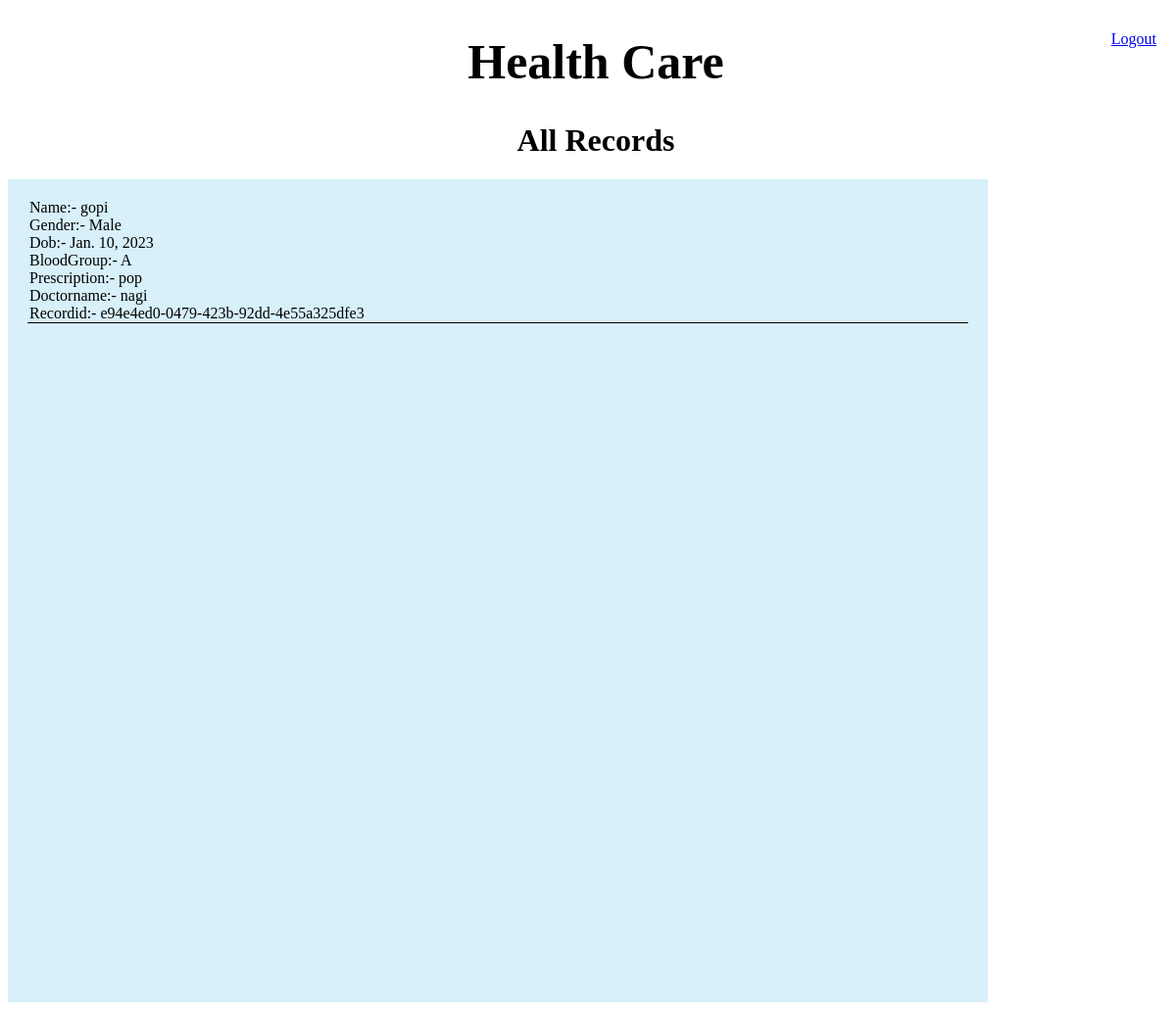
/userreports (signed in), run on the app's committed database.
### Management/models.py (models this page shows)
class Record(models.Model):
    patientname=models.ForeignKey(User,on_delete=models.CASCADE)
    gender=models.CharField(max_length=10)
    dob = models.DateField(max_length=8,null=True,blank=True)
    bloodgroup = models.CharField(max_length=14, blank=True, null=True)
    prescription=models.TextField()
    Doctorname=models.CharField(max_length=40)
    Record_id=models.UUIDField(max_length=8,default=uuid.uuid4)

class User(AbstractUser):
    email=models.EmailField(unique=True,null=True)
    bio=models.TextField(null=True,blank=True)
    gender=models.CharField(max_length=20,null=True)
    is_staff = models.BooleanField(default=False)
    is_paitent = models.BooleanField(default=False)
    Mobile=models.CharField(max_length=10,null=True,blank=True)
    dob = models.DateField(max_length=8,null=True,blank=True)
    bloodgroup = models.CharField(max_length=14, blank=True, null=True)
    address=models.TextField(blank=True, null=True)
    REQUIRED_FIELDS = []
    def __str__(self):
        return self.username

### Management/views.py (the view)
# urls.py: path("userreports",views.userreports,name="userreports")
def userreports(request):
    user=User.objects.get(username=request.user)
    print(request.user)
    records=Record.objects.filter(patientname=user)
    print(records)
    context={"reports":records}
    return render(request,"f2.html",context)

### templates/f2.html (shortened to what this page needs)
{% extends 'base.html' %}
{% block content %}
   <center> <h1> All Records</h1></center>
   <div id="all-reports">
        {% for i in reports %}
        <div id="ireport">
            <span>Name:- {{i.patientname}}</span><br>
            <span>Gender:- {{i.gender}}</span><br>
            <span>Dob:- {{i.dob}}</span><br>
            <span>BloodGroup:- {{i.bloodgroup}}</span><br>
            <span>Prescription:- {{i.prescription}}</span><br>
            <span>Doctorname:- {{i.Doctorname}}</span><br>
            <span>Recordid:- {{i.Record_id}}</span><br>
        </div>
        {% endfor %}
    </div>
{% endblock content%}

### templates/base.html (style rules this page uses)
body { width: 100%; height: 100%; background-image: url("https://i.pinimg.com/originals/21/54/cd/2154cd17b398cf202ab361615fe313af.jpg"); overflow: scroll; background-repeat:repeat-y; background-size: cover; }

### templates/f2.html (style rules this page uses)
#all-reports { width: 80%; height: 100vh; background-color: rgb(215, 240, 250); padding: 20px; }
#ireport { border-bottom: 1px black solid; }
span { margin: 2px; }

### data on the page
Record: patientname "gopi", gender "Male", dob "Jan. 10, 2023", bloodgroup "A", prescription "pop", Doctorname "nagi", Record_id "e94e4ed0-0479-423b-92dd-4e55a325dfe3"
